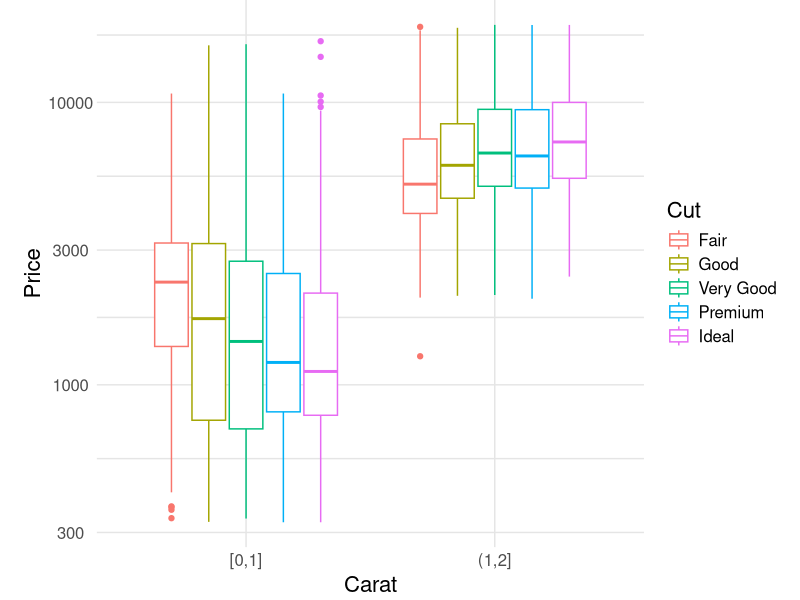
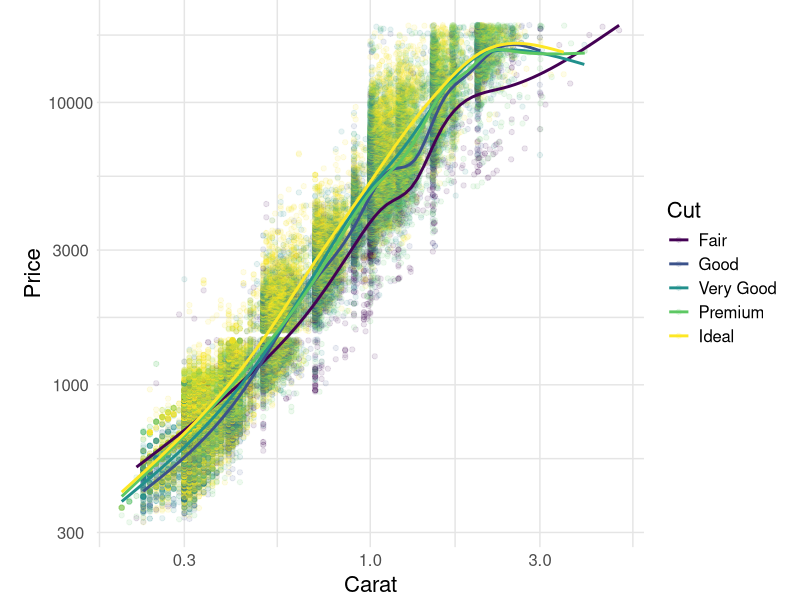
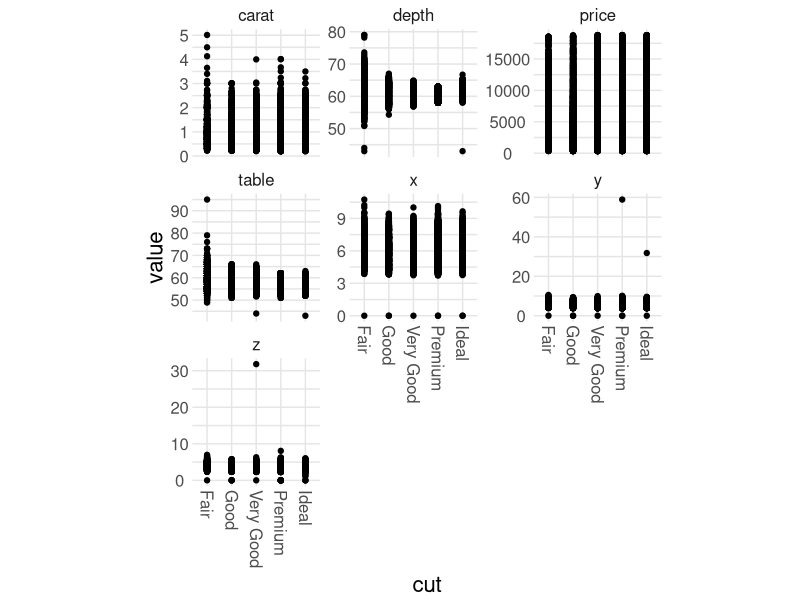
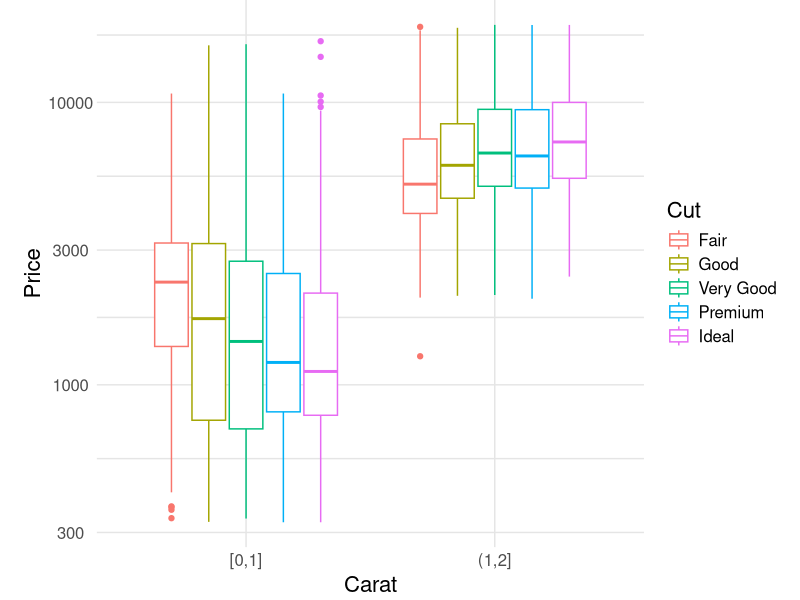
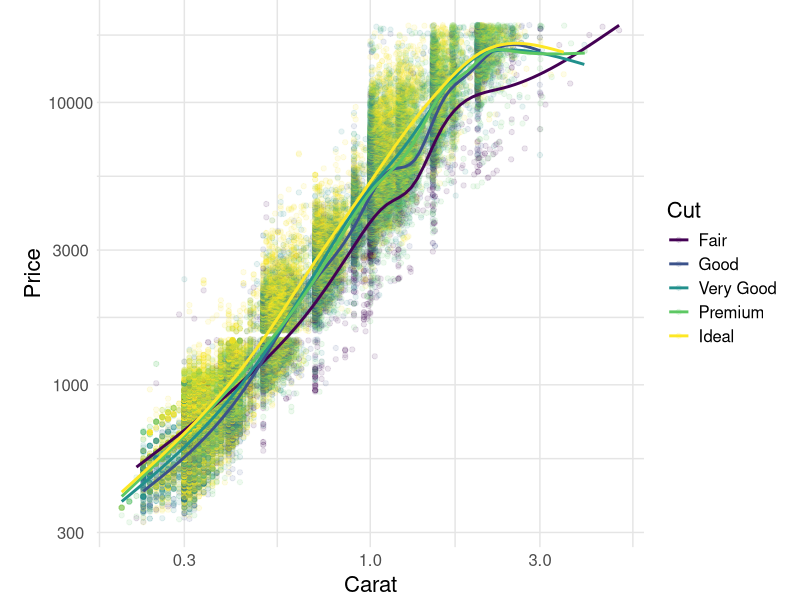
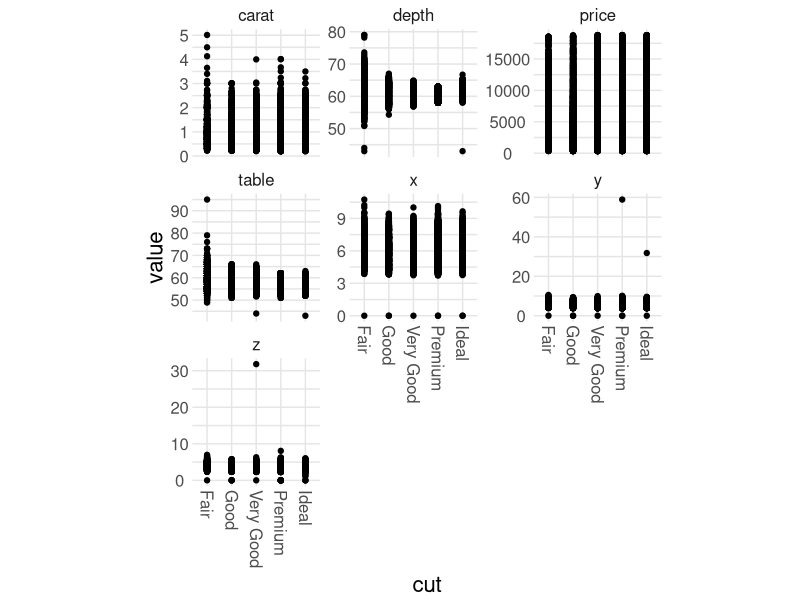

Write the R code that produced these figures, in order.
## ---- chunk 1
## NOTE: No need to edit, just some setup
library(tidyverse)
## My personal "common theme" for presentation-ready graphs
theme_common <- function() {
  theme_minimal() %+replace%
  theme(
    axis.text.x = element_text(size = 12),
    axis.text.y = element_text(size = 12),
    axis.title.x = element_text(margin = margin(4, 4, 4, 4), size = 16),
    axis.title.y = element_text(margin = margin(4, 4, 4, 4), size = 16, angle = 90),

    legend.title = element_text(size = 16),
    legend.text = element_text(size = 12),

    strip.text.x = element_text(size = 12),
    strip.text.y = element_text(size = 12),

    panel.grid.major = element_line(color = "grey90"),
    panel.grid.minor = element_line(color = "grey90"),

    aspect.ratio = 4 / 4,

    plot.margin = unit(c(t = +0, b = +0, r = +0, l = +0), "cm"),
    plot.title = element_text(size = 18, hjust = 0),
    plot.subtitle = element_text(size = 16),
    plot.caption = element_text(size = 12)
  )
}
## ---- chunk 2
diamonds %>%
  filter(carat <= 2) %>%

  ggplot(
    aes(
      cut_width(carat, width = 1, center = 0.5),
      price,
      color = cut
    )
  ) +
  geom_boxplot() +
  scale_y_log10() +
  scale_color_discrete(name = "Cut") +
  theme_common() +
  labs(
    x = "Carat",
    y = "Price"
  )
ggsave("./images/e-comm01-story-basics-fig1.png")
## ---- chunk 3
diamonds %>%

  ggplot(aes(carat, price, color = cut)) +
  geom_point(alpha = 1 / 10) +
  geom_smooth(se = FALSE) +
  scale_x_log10() +
  scale_y_log10() +
  ## scale_color_discrete(name = "Cut") +
  viridis::scale_color_viridis(discrete = TRUE, name = "Cut") +
  theme_common() +
  labs(
    x = "Carat",
    y = "Price"
  )
ggsave("./images/e-comm01-story-basics-fig2.png")
## ---- chunk 4
diamonds %>%
  pivot_longer(
    c(carat, depth, table, price, x, y, z),
    names_to = "variable",
    values_to = "value"
  ) %>%

  ggplot() +
  geom_point(aes(cut, value)) +
  facet_wrap(~variable, scale = "free_y") +
  theme_common() +
  theme(axis.text.x = element_text(angle = 270, hjust = 0))
ggsave("./images/e-comm01-story-basics-fig3.png")
